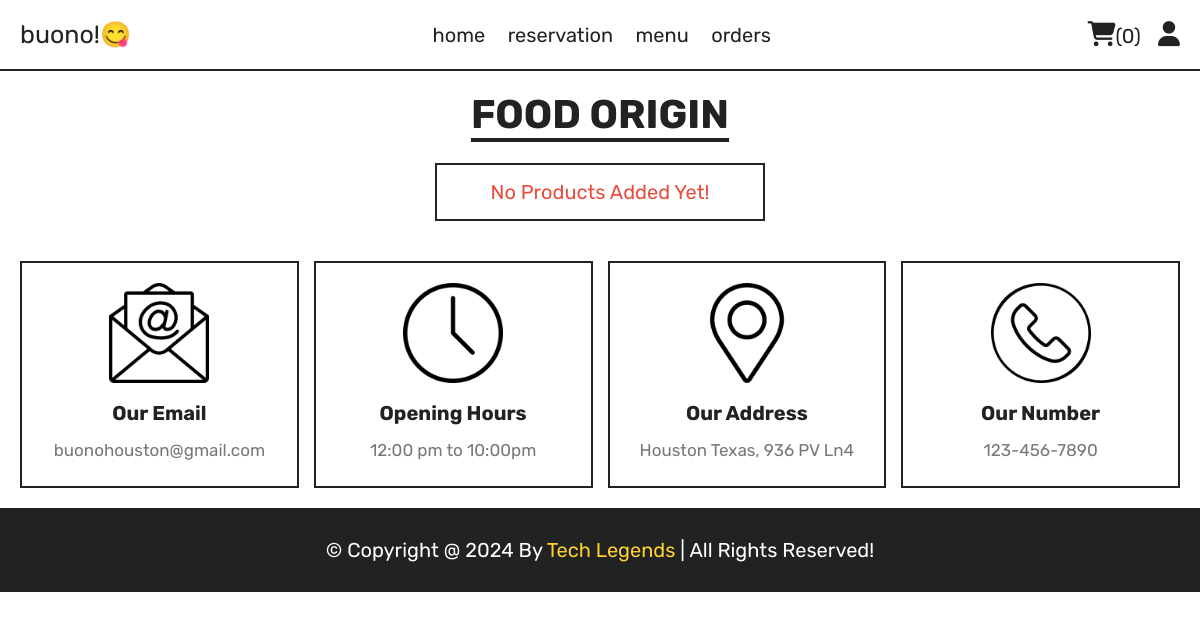
The page /category.php?category=Southeast Asia on the database as committed earlier.
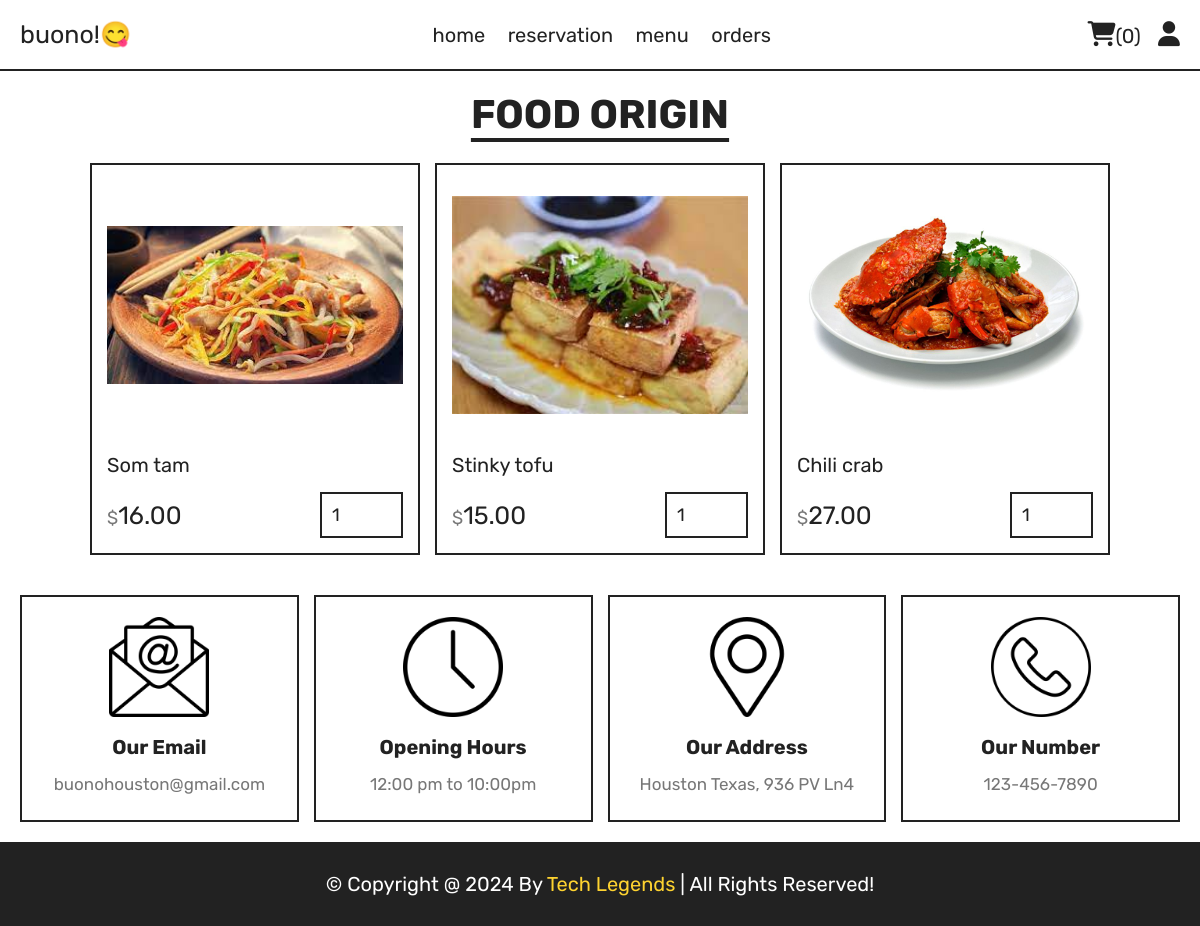
The same page on the database as committed later.
### tables this page shows
CREATE TABLE `menuitems` (
  `ID` int(11) NOT NULL,
  `DishName` varchar(30) NOT NULL,
  `Origin` varchar(30) NOT NULL,
  `Vegetarian` tinyint(1) NOT NULL,
  `Price` decimal(10,2) NOT NULL,
  `Image` varchar(15) NOT NULL
);

### category.php (the view, shortened to what this page needs)
<?php
include 'components/add_cart.php';
?>
<!DOCTYPE html>
<html lang="en">
<head>
   <link rel="stylesheet" href="https://cdnjs.cloudflare.com/ajax/libs/font-awesome/6.1.1/css/all.min.css">
   <link rel="stylesheet" href="css/style.css">
</head>
<body>
<?php include 'components/user_header.php'; ?>
<section class="products">
   <h1 class="title">Food Origin</h1>
   <div class="box-container">
      <?php
         $category = $_GET['category'];
         $select_products = $conn->prepare("SELECT * FROM `menuitems` WHERE Origin = ?");
         $select_products->execute([$category]);
         if($select_products->rowCount() > 0){
            while($fetch_products = $select_products->fetch(PDO::FETCH_ASSOC)){
      ?>
      <form action="" method="post" class="box">
         <img src="FoodImages/<?= $fetch_products['Image']; ?>" alt="">
         <div class="name"><?= $fetch_products['DishName']; ?></div>
         <div class="flex">
            <div class="price"><span>$</span><?= $fetch_products['Price']; ?></div>
            <input type="number" name="qty" class="qty" min="1" max="99" value="1" maxlength="2">
         </div>
      </form>
      <?php
            }
         }else{
            echo '<p class="empty">no products added yet!</p>';
         }
      ?>
   </div>
</section>
<?php include 'components/footer.php'; ?>
</body>
</html>

Rows that differ between the two databases and show on the page:
added menuitems: Image (picture), DishName "Som tam", Price "16.00"
added menuitems: Image (picture), DishName "Stinky tofu", Price "15.00"
added menuitems: Image (picture), DishName "Chili crab", Price "27.00"
Other text that changed with them:
text no longer shown: "No Products Added Yet!"
